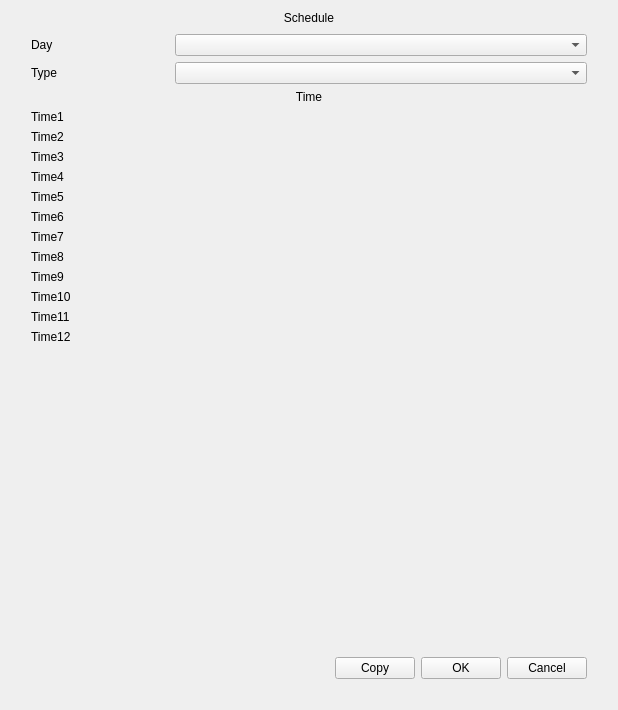
<?xml version="1.0" encoding="UTF-8"?>
<ui version="4.0">
 <class>MsScheduleEdit</class>
 <widget class="QWidget" name="MsScheduleEdit">
  <property name="geometry">
   <rect>
    <x>0</x>
    <y>0</y>
    <width>618</width>
    <height>710</height>
   </rect>
  </property>
  <property name="windowTitle">
   <string>Dialog</string>
  </property>
  <layout class="QVBoxLayout" name="verticalLayout">
   <property name="spacing">
    <number>0</number>
   </property>
   <item>
    <widget class="QLabel" name="label_title">
     <property name="text">
      <string>Schedule</string>
     </property>
     <property name="alignment">
      <set>Qt::AlignCenter</set>
     </property>
    </widget>
   </item>
   <item>
    <widget class="QWidget" name="widget_background" native="true">
     <property name="sizePolicy">
      <sizepolicy hsizetype="Preferred" vsizetype="Expanding">
       <horstretch>0</horstretch>
       <verstretch>0</verstretch>
      </sizepolicy>
     </property>
     <layout class="QVBoxLayout" name="verticalLayout_2">
      <property name="leftMargin">
       <number>20</number>
      </property>
      <property name="rightMargin">
       <number>20</number>
      </property>
      <property name="bottomMargin">
       <number>20</number>
      </property>
      <item>
       <layout class="QGridLayout" name="gridLayout">
        <item row="0" column="0">
         <widget class="QLabel" name="label_day">
          <property name="text">
           <string>Day</string>
          </property>
         </widget>
        </item>
        <item row="0" column="1">
         <widget class="ComboBox" name="comboBox_day"/>
        </item>
        <item row="1" column="0">
         <widget class="QLabel" name="label_type">
          <property name="text">
           <string>Type</string>
          </property>
         </widget>
        </item>
        <item row="1" column="1">
         <widget class="ComboBox" name="comboBox_type"/>
        </item>
        <item row="3" column="0">
         <widget class="QLabel" name="label_time1">
          <property name="sizePolicy">
           <sizepolicy hsizetype="Preferred" vsizetype="Preferred">
            <horstretch>1</horstretch>
            <verstretch>0</verstretch>
           </sizepolicy>
          </property>
          <property name="text">
           <string>Time1</string>
          </property>
         </widget>
        </item>
        <item row="4" column="0">
         <widget class="QLabel" name="label_time2">
          <property name="text">
           <string>Time2</string>
          </property>
         </widget>
        </item>
        <item row="5" column="0">
         <widget class="QLabel" name="label_time3">
          <property name="text">
           <string>Time3</string>
          </property>
         </widget>
        </item>
        <item row="6" column="0">
         <widget class="QLabel" name="label_time4">
          <property name="text">
           <string>Time4</string>
          </property>
         </widget>
        </item>
        <item row="7" column="0">
         <widget class="QLabel" name="label_time5">
          <property name="text">
           <string>Time5</string>
          </property>
         </widget>
        </item>
        <item row="8" column="0">
         <widget class="QLabel" name="label_time6">
          <property name="text">
           <string>Time6</string>
          </property>
         </widget>
        </item>
        <item row="9" column="0">
         <widget class="QLabel" name="label_time7">
          <property name="text">
           <string>Time7</string>
          </property>
         </widget>
        </item>
        <item row="10" column="0">
         <widget class="QLabel" name="label_time8">
          <property name="text">
           <string>Time8</string>
          </property>
         </widget>
        </item>
        <item row="11" column="0">
         <widget class="QLabel" name="label_time9">
          <property name="text">
           <string>Time9</string>
          </property>
         </widget>
        </item>
        <item row="12" column="0">
         <widget class="QLabel" name="label_time10">
          <property name="text">
           <string>Time10</string>
          </property>
         </widget>
        </item>
        <item row="13" column="0">
         <widget class="QLabel" name="label_time11">
          <property name="text">
           <string>Time11</string>
          </property>
         </widget>
        </item>
        <item row="14" column="0">
         <widget class="QLabel" name="label_time12">
          <property name="text">
           <string>Time12</string>
          </property>
         </widget>
        </item>
        <item row="2" column="0" colspan="2">
         <widget class="QLabel" name="label_time">
          <property name="text">
           <string>Time</string>
          </property>
          <property name="alignment">
           <set>Qt::AlignCenter</set>
          </property>
          <property name="style" stdset="0">
           <string>normal</string>
          </property>
         </widget>
        </item>
        <item row="3" column="1">
         <widget class="MyTimeRangeEdit" name="myTimeRangeEdit_1" native="true">
          <property name="sizePolicy">
           <sizepolicy hsizetype="Preferred" vsizetype="Preferred">
            <horstretch>3</horstretch>
            <verstretch>0</verstretch>
           </sizepolicy>
          </property>
         </widget>
        </item>
        <item row="4" column="1">
         <widget class="MyTimeRangeEdit" name="myTimeRangeEdit_2" native="true">
          <property name="sizePolicy">
           <sizepolicy hsizetype="Preferred" vsizetype="Preferred">
            <horstretch>3</horstretch>
            <verstretch>0</verstretch>
           </sizepolicy>
          </property>
         </widget>
        </item>
        <item row="5" column="1">
         <widget class="MyTimeRangeEdit" name="myTimeRangeEdit_3" native="true">
          <property name="sizePolicy">
           <sizepolicy hsizetype="Preferred" vsizetype="Preferred">
            <horstretch>3</horstretch>
            <verstretch>0</verstretch>
           </sizepolicy>
          </property>
         </widget>
        </item>
        <item row="6" column="1">
         <widget class="MyTimeRangeEdit" name="myTimeRangeEdit_4" native="true">
          <property name="sizePolicy">
           <sizepolicy hsizetype="Preferred" vsizetype="Preferred">
            <horstretch>3</horstretch>
            <verstretch>0</verstretch>
           </sizepolicy>
          </property>
         </widget>
        </item>
        <item row="7" column="1">
         <widget class="MyTimeRangeEdit" name="myTimeRangeEdit_5" native="true">
          <property name="sizePolicy">
           <sizepolicy hsizetype="Preferred" vsizetype="Preferred">
            <horstretch>3</horstretch>
            <verstretch>0</verstretch>
           </sizepolicy>
          </property>
         </widget>
        </item>
        <item row="8" column="1">
         <widget class="MyTimeRangeEdit" name="myTimeRangeEdit_6" native="true">
          <property name="sizePolicy">
           <sizepolicy hsizetype="Preferred" vsizetype="Preferred">
            <horstretch>3</horstretch>
            <verstretch>0</verstretch>
           </sizepolicy>
          </property>
         </widget>
        </item>
        <item row="9" column="1">
         <widget class="MyTimeRangeEdit" name="myTimeRangeEdit_7" native="true">
          <property name="sizePolicy">
           <sizepolicy hsizetype="Preferred" vsizetype="Preferred">
            <horstretch>3</horstretch>
            <verstretch>0</verstretch>
           </sizepolicy>
          </property>
         </widget>
        </item>
        <item row="10" column="1">
         <widget class="MyTimeRangeEdit" name="myTimeRangeEdit_8" native="true">
          <property name="sizePolicy">
           <sizepolicy hsizetype="Preferred" vsizetype="Preferred">
            <horstretch>3</horstretch>
            <verstretch>0</verstretch>
           </sizepolicy>
          </property>
         </widget>
        </item>
        <item row="11" column="1">
         <widget class="MyTimeRangeEdit" name="myTimeRangeEdit_9" native="true">
          <property name="sizePolicy">
           <sizepolicy hsizetype="Preferred" vsizetype="Preferred">
            <horstretch>3</horstretch>
            <verstretch>0</verstretch>
           </sizepolicy>
          </property>
         </widget>
        </item>
        <item row="12" column="1">
         <widget class="MyTimeRangeEdit" name="myTimeRangeEdit_10" native="true">
          <property name="sizePolicy">
           <sizepolicy hsizetype="Preferred" vsizetype="Preferred">
            <horstretch>3</horstretch>
            <verstretch>0</verstretch>
           </sizepolicy>
          </property>
         </widget>
        </item>
        <item row="13" column="1">
         <widget class="MyTimeRangeEdit" name="myTimeRangeEdit_11" native="true">
          <property name="sizePolicy">
           <sizepolicy hsizetype="Preferred" vsizetype="Preferred">
            <horstretch>3</horstretch>
            <verstretch>0</verstretch>
           </sizepolicy>
          </property>
         </widget>
        </item>
        <item row="14" column="1">
         <widget class="MyTimeRangeEdit" name="myTimeRangeEdit_12" native="true">
          <property name="sizePolicy">
           <sizepolicy hsizetype="Preferred" vsizetype="Preferred">
            <horstretch>3</horstretch>
            <verstretch>0</verstretch>
           </sizepolicy>
          </property>
         </widget>
        </item>
       </layout>
      </item>
      <item>
       <spacer name="verticalSpacer">
        <property name="orientation">
         <enum>Qt::Vertical</enum>
        </property>
        <property name="sizeHint" stdset="0">
         <size>
          <width>20</width>
          <height>142</height>
         </size>
        </property>
       </spacer>
      </item>
      <item>
       <layout class="QHBoxLayout" name="horizontalLayout_2">
        <item>
         <spacer name="horizontalSpacer">
          <property name="orientation">
           <enum>Qt::Horizontal</enum>
          </property>
          <property name="sizeHint" stdset="0">
           <size>
            <width>40</width>
            <height>20</height>
           </size>
          </property>
         </spacer>
        </item>
        <item>
         <widget class="MyPushButton" name="pushButton_copy">
          <property name="text">
           <string>Copy</string>
          </property>
         </widget>
        </item>
        <item>
         <widget class="MyPushButton" name="pushButton_ok">
          <property name="text">
           <string>OK</string>
          </property>
         </widget>
        </item>
        <item>
         <widget class="MyPushButton" name="pushButton_cancel">
          <property name="text">
           <string>Cancel</string>
          </property>
         </widget>
        </item>
       </layout>
      </item>
     </layout>
    </widget>
   </item>
  </layout>
 </widget>
 <customwidgets>
  <customwidget>
   <class>MyPushButton</class>
   <extends>QPushButton</extends>
   <header>mypushbutton.h</header>
  </customwidget>
  <customwidget>
   <class>ComboBox</class>
   <extends>QComboBox</extends>
   <header>combobox.h</header>
  </customwidget>
  <customwidget>
   <class>MyTimeRangeEdit</class>
   <extends>QWidget</extends>
   <header>mytimerangeedit.h</header>
   <container>1</container>
  </customwidget>
 </customwidgets>
 <resources/>
 <connections/>
</ui>
